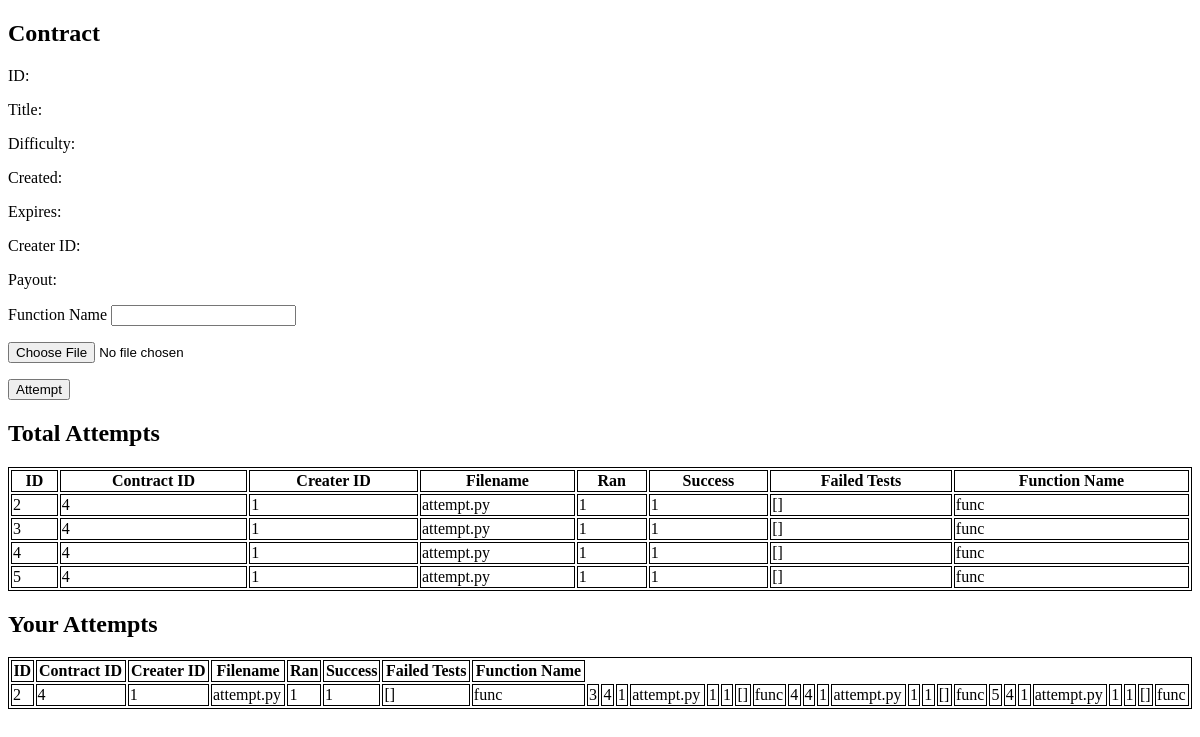
Before: /table/4 with the older database file.
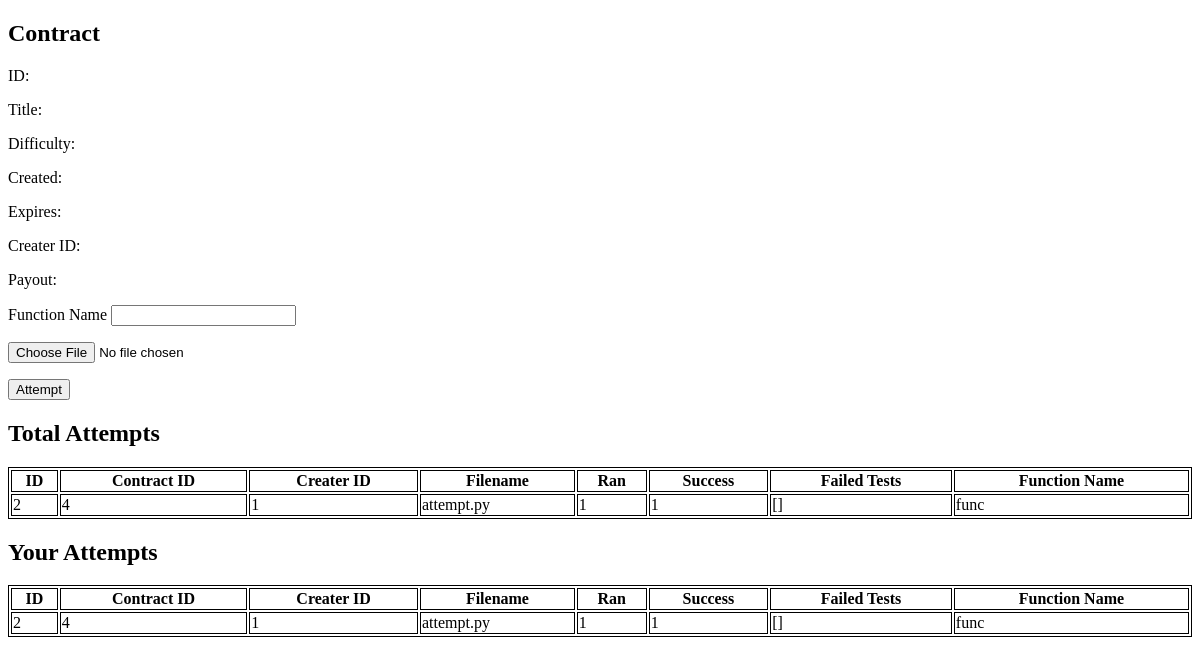
After: the same page with the newer database file.
### tables this page shows
CREATE TABLE attempt (
  id INTEGER PRIMARY KEY AUTOINCREMENT,
  contract_id INTEGER NOT NULL,
  creater_user_id INTEGER NOT NULL,
  attempt_filename TEXT NOT NULL,
  ran BOOLEAN,
  success BOOLEAN,
  failed_tests TEXT,
  function_name TEXT NOT NULL
);

### flaskw/__init__.py (the view)
    @app.route('/table/<int:id>', methods=('GET', 'POST'))
    def viewContract(id):
        return form.show_contract_view(id, request)

### flaskw/db.py (called while the page is built)
def get_db():
    if 'db' not in g:
        g.db = sqlite3.connect(
            current_app.config['DATABASE'],
            detect_types=sqlite3.PARSE_DECLTYPES
        )
        g.db.row_factory = sqlite3.Row
    return g.db

def get_contract(id):
    db = get_db()
    cursor = db.cursor()
    row = cursor.execute(
        'SELECT * from contract WHERE id = ?', (id, )
    ).fetchone()
    if not row:
        return None
    return parse_row(cursor.description, row)

def get_contract_attempts(contract_id):
    db = get_db()
    cursor = db.cursor()
    rows = cursor.execute(
        'SELECT * FROM attempt WHERE contract_id = ?',
        (contract_id, )
    )
    ret = list()
    for row in rows:
        ret.append(parse_row(cursor.description, row))
    return ret

def parse_row(description, row):
    ret_dict = dict()
    for column, value in zip(description, row):
        ret_dict[column[0]] = value
    return ret_dict

### flaskw/form.py (called while the page is built, shortened)
def show_contract_view(contract_id, request):
    return render_template('contractView.html',
                           contract=db.get_contract(contract_id),
                           attempts=db.get_contract_attempts(contract_id))

### flaskw/templates/contractView.html (shortened to what this page needs)
<!DOCTYPE html>
<html>
<body>
<h2>Contract</h2>
<p>ID: {{ contract[0] }}</p>
<p>Title: {{ contract[1] }}</p>
<p>Difficulty: {{ contract[3] }}</p>
<p>Created: {{ contract[4] }}</p>
<p>Expires: {{ contract[5] }}</p>
<p>Creater ID: {{ contract[6] }}</p>
<p>Payout: {{ contract[7] }}</p>
<form method="post" enctype="multipart/form-data">
  <p>
    <label for="function_name">Function Name</label>
    <input name="function_name" id="function_name">
  </p>
  <p><input type="file" name="file"></p>
  <p><input type="submit" value="Attempt"></p>
</form>
<h2>Total Attempts</h2>
<table style="width:100%">
  <tr>
    <th>ID</th>
    <th>Contract ID</th>
    <th>Creater ID</th>
    <th>Filename</th>
    <th>Ran</th>
    <th>Success</th>
    <th>Failed Tests</th>
    <th>Function Name</th>
  </tr>
{% for attempt in attempts %}
  <tr>
    <td>{{ attempt['id'] }}</td>
    <td>{{ attempt['contract_id'] }}</td>
    <td>{{ attempt['creater_user_id'] }}</td>
    <td>{{ attempt['attempt_filename'] }}</td>
    <td>{{ attempt['ran'] }}</td>
    <td>{{ attempt['success'] }}</td>
    <td>{{ attempt['failed_tests'] }}</td>
    <td>{{ attempt['function_name'] }}</td>
  </tr>
{% endfor %}
</table>
<h2>Your Attempts</h2>
<table style="width:100%">
  <tr>
    <th>ID</th>
    <th>Contract ID</th>
    <th>Creater ID</th>
    <th>Filename</th>
    <th>Ran</th>
    <th>Success</th>
    <th>Failed Tests</th>
    <th>Function Name</th>
  </tr>
{% for attempt in attempts %}
  {% if session['user_id'] == contract[2] %}
    <td>{{ attempt['id'] }}</td>
    <td>{{ attempt['contract_id'] }}</td>
    <td>{{ attempt['creater_user_id'] }}</td>
    <td>{{ attempt['attempt_filename'] }}</td>
    <td>{{ attempt['ran'] }}</td>
    <td>{{ attempt['success'] }}</td>
    <td>{{ attempt['failed_tests'] }}</td>
    <td>{{ attempt['function_name'] }}</td>
  {% endif %}
{% endfor %}
</table>
</body>
</html>

### flaskw/templates/contractView.html (style rules this page uses)
table, th, td { border:1px solid black; }

Changed rows visible on the page:
removed attempt: id "3", contract_id "4", creater_user_id "1", attempt_filename "attempt.py", ran "1", success "1", failed_tests "[]", function_name "func"
removed attempt: id "4", contract_id "4", creater_user_id "1", attempt_filename "attempt.py", ran "1", success "1", failed_tests "[]", function_name "func"
removed attempt: id "5", contract_id "4", creater_user_id "1", attempt_filename "attempt.py", ran "1", success "1", failed_tests "[]", function_name "func"
